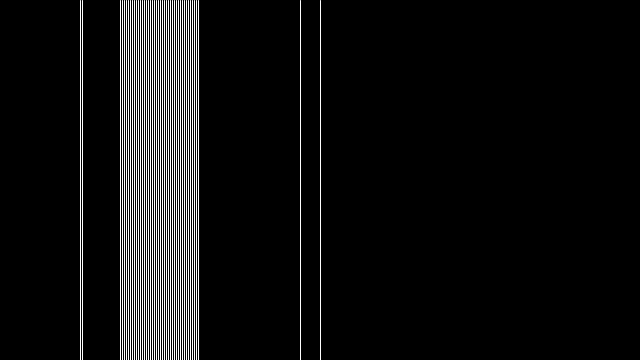
Frame 1 (no input)
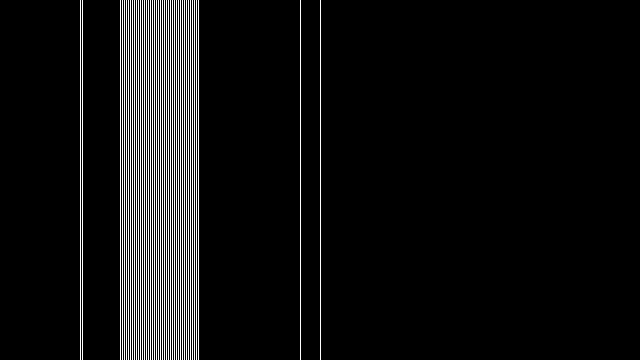
Frame 2 (the mouse pressed at the canvas centre, redrawn once)

The Processing sketch that drew these frames (run headless with seeded random() and noise(); the mouse was pressed at the canvas centre and the sketch redrawn once):

// Processing sketch: Variable_Scope
// ── Variable_Scope.pde
/**
 * Variable Scope. 
 * 
 * Variables have a global or local "scope". 
 * For example, variables declared within either the
 * setup() or draw() functions may be only used in these
 * functions. Global variables, variables declared outside
 * of setup() and draw(), may be used anywhere within the program.
 * If a local variable is declared with the same name as a
 * global variable, the program will use the local variable to make 
 * its calculations within the current scope. Variables are localized
 * within each block, the space between a { and }. 
 */
 
int a = 80;  // Create a global variable "a"

void setup() {
    size(640, 360);
    background(0);
    stroke(255);
    noLoop();
}

void draw() {
    // Draw a line using the global variable "a"
    line(a, 0, a, height);
  
    // Create a new variable "a" local to the for() statement 
    for (int a = 120; a < 200; a += 2) {
        line(a, 0, a, height);
    }
  
    // Create a new variable "a" local to the draw() function
    int a = 300;

    // Draw a line using the new local variable "a"
    line(a, 0, a, height);  
  
    // Make a call to the custom function drawAnotherLine()
    drawAnotherLine();
  
    // Make a call to the custom function setYetAnotherLine()
    drawYetAnotherLine();
}

void drawAnotherLine() {
    // Create a new variable "a" local to this method
    int a = 320;

    // Draw a line using the local variable "a"
    line(a, 0, a, height);
}

void drawYetAnotherLine() {
    // Because no new local variable "a" is set, 
    // this line draws using the original global
    // variable "a", which is set to the value 80.
    line(a + 2, 0, a + 2, height);
}
